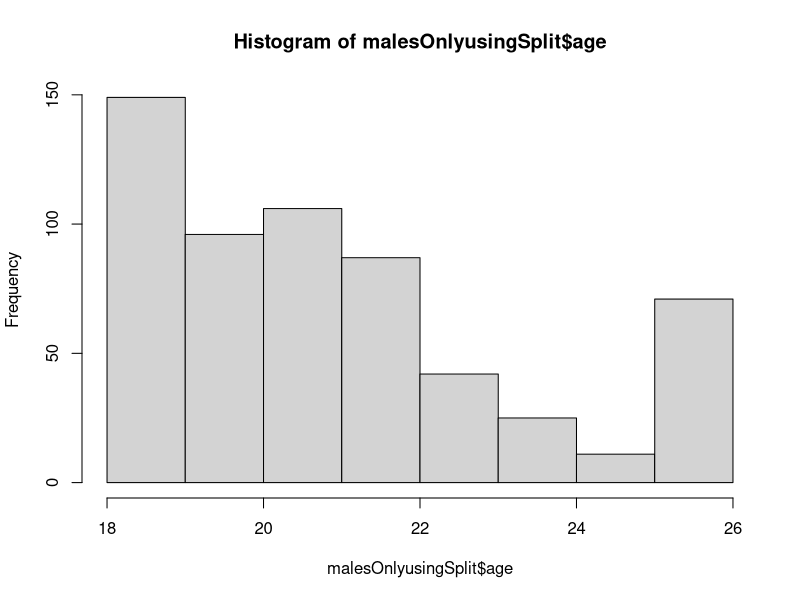
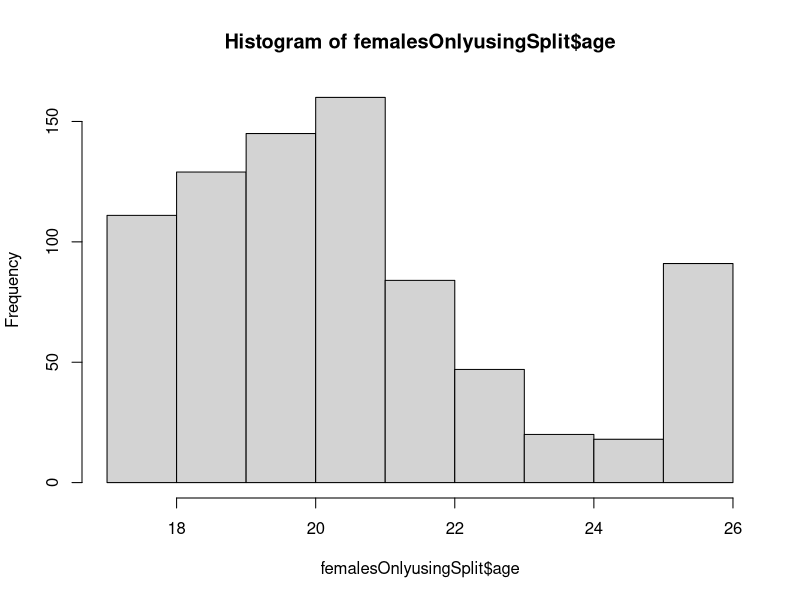
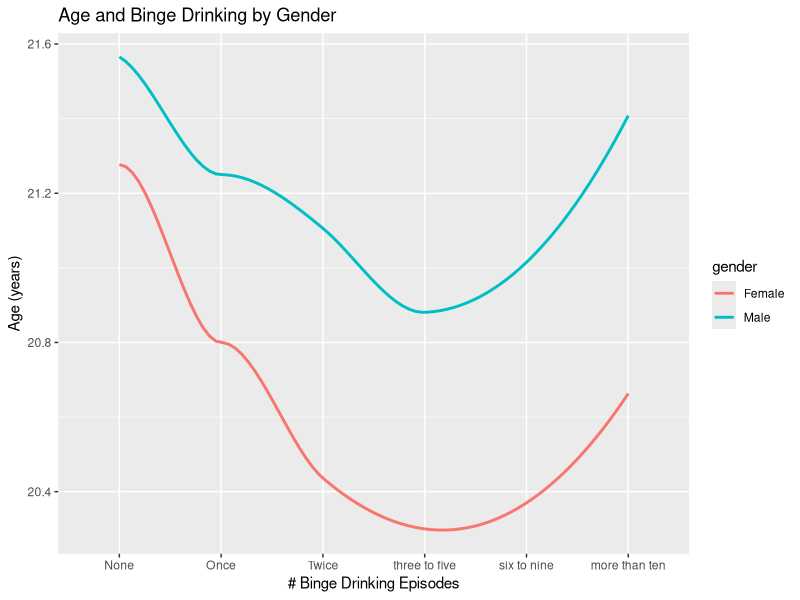

These charts were generated, in order, by the following R code:
# title: "BST 611 SAS Lab for  Regression "
# author: "BST 611"

#SOURCES:
#NAs in the index column discusssion: https://stackoverflow.com/questions/14261619/subsetting-r-data-frame-results-in-mysterious-na-rows
#Using split to subset: https://stackoverflow.com/a/19327079/3500818
#NA counting: https://stackoverflow.com/a/24027625/3500818
#Remove any row containing an NA: http://uc-r.github.io/missing_values
#Using isNA: https://stackoverflow.com/questions/48658832/how-to-remove-row-if-it-has-a-na-value-in-one-certain-column
#NAs, subsetting, and the other values in the rows becomgin NAs:https://www.r-bloggers.com/subsetting-in-the-presence-of-nas/
#General discussion on subsetting: http://adv-r.had.co.nz/Subsetting.html


# read your file
lab=read.csv("Binge_Drinking.csv")

# change "1/2" to "Male/Female"
lab$gender = gsub(1, "Male",lab$gender)
lab$gender = gsub(2, "Female",lab$gender)


#
###########################################################
#Six rows in our bingedrinking dataset have a NA for gender
#Sort by gender and then look at the last few rows (the tail) to see
#the NA values in the gender column:
###########################################################
#

print(tail(lab[order(lab$gender),], n=10))

#and six rows have a NA age value:
print(tail(lab[order(lab$age),], n=10))

#the subset operation will take the MALE rows
#and the NA rows when you ask for MALES only
#for some reason
male <- lab[lab$gender=="Male", ]
print(tail(male[order(male$gender),], n=10))

#and the same goes for FEMALE:

female <- lab[lab$gender=="Female", ]
print(tail(female[order(female$gender),], n=10))

#And note that in the rows at the bottom of both sets that
#we just printed, ALL the values in the row have suddenly
#become NAs.  Just weird!

#And since both subsets "claim" the NA rows, the total number of rows in 
#the two subsets exceeds the number of rows in the original data set:

#gets you the total number of rows, which is 1400
#
print(nrow(lab))  

#gets you the number of female rows:
print(nrow(female)) 

#gets you the number of male rows:
print(nrow(male))

#Number of rows in both is 6 rows too large
print(nrow(male) + nrow(female))


# So, to subset a dataset and get ONLY the rows with gender= male 
# and to truly omit the NAs, 
# add an extra condition: !is.na(lab$gender)
# which means 'and the gender value in the row is NOT NA'

#Sorting after that you can see the NA rows are gone from the tail
#
male_with_NA_excluded <- lab[lab$gender=="Male" & !is.na(lab$gender), ]
print(tail(male_with_NA_excluded[order(male_with_NA_excluded$gender),], n=10))
#

female_with_NA_excluded <- lab[lab$gender=="Female" & !is.na(lab$gender),]
print(tail(female_with_NA_excluded[order(female_with_NA_excluded$gender),], n=10))


#you can use this set of commands to count the NAs in a column:

sum(is.na(male$gender))
sum(is.na(female$gender))

sum(is.na(male_with_NA_excluded$gender))
sum(is.na(female_with_NA_excluded$gender))


#And you can remove entire rows that have any NAs in them with this:
labs_with_no_NA_anywhere <- na.omit(lab)
sum(is.na(labs_with_no_NA_anywhere$gender))


#comparing the frequency distributions on age of all these approaches:

##########
## using a traditional subset
##########
#
summary(male$age)
summary(female$age)

##########
## using the extra explicit NA exclusions
##########
#
summary(male_with_NA_excluded$age)
summary(female_with_NA_excluded$age)



#
##################################################
#SPLIT can also be used to carve up the set by gender:
# Source for using split: https://stackoverflow.com/a/19327079/3500818
#and it automatically ignores the NAs without extra effort

mylist <- split(lab,  lab$gender)

malesOnlyusingSplit <- mylist$Male
femalesOnlyusingSplit <- mylist$Female


summary(male$age)
summary(male_with_NA_excluded$age)
summary(malesOnlyusingSplit$age)


summary(female$age)
summary(female_with_NA_excluded$age)
summary(femalesOnlyusingSplit$age)




#######################################
#######################################
#######################################
#######################################
#######################################
#######################################

library(ggplot2)


summary(malesOnlyusingSplit$age)
hist(malesOnlyusingSplit$age)


summary(femalesOnlyusingSplit$age)
hist(femalesOnlyusingSplit$age)


#sources for using CUT: 
#   https://www.r-bloggers.com/from-continuous-to-categorical/
#   https://www.r-bloggers.com/r-function-of-the-day-cut-2/
#   https://youtu.be/EWs1Ordh8nI
#intervals will be closed on the RIGHT and open on the LEFT by default
#to switch the default closed interval to be the left one, add parameter “right=FALSE”
#to the cut invocation.

#
lab$agecategories<-cut(lab$age, breaks=c(0,20,26,200), labels=c("Less than 20 Years Old", "20 to 25 Years Old", "Over 25 Years Old"), right=FALSE) 
summary(lab$agecategories)
#
#




############## PLOTTING ################3

# Figure
lab$drinks5 = gsub(1, "None",lab$drinks5)
lab$drinks5 = gsub(2, "Once",lab$drinks5)
lab$drinks5 = gsub(3, "Twice",lab$drinks5)
lab$drinks5 = gsub(4, "three to five",lab$drinks5)
lab$drinks5 = gsub(5, "six to nine",lab$drinks5)
lab$drinks5 = gsub(6, "more than ten",lab$drinks5)

# give x label a order, otherwise it will show in alphabet
x.order=c("None","Once", "Twice","three to five","six to nine","more than ten")
lab$drinks5 = factor(lab$drinks5, levels=unique(x.order))

figure=cbind(lab[,c(1,2,6)])
figure.delete=na.omit(figure)

plot(ggplot(figure.delete, aes(x=drinks5,y=age,color=gender,group=gender)) + 
       geom_smooth(method="loess",se=F) +
       labs(x="# Binge Drinking Episodes",y="Age (years)",title="Age and Binge Drinking by Gender"))
